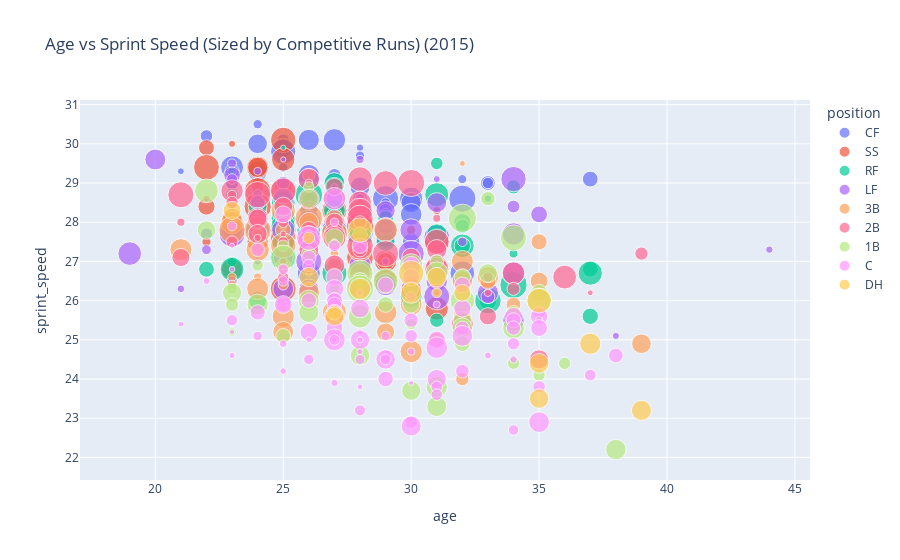

Notebook code cell kept with this figure:
### Code cell
fig = px.scatter(
    df15,
    x="age",
    y="sprint_speed",
    size="competitive_runs",
    color="position",
    hover_data=["last_name, first_name", "team"],
    title="Age vs Sprint Speed (Sized by Competitive Runs) (2015)"
)

fig.show()

### Figure 1 — Plotly figure (JSON) as saved in the notebook; plotly's stock layout.template omitted (floating-point values rounded to 4 significant figures; data arrays with more than 128 entries replaced by an {"elided": "..."} marker saying what was removed)
{"data": [{"customdata": [["Buxton, Byron", "MIN"], ["Sierra, Magneuris", "MIA"], ["Quinn, Roman", "PHI"], ["Engel, Adam", "CWS"], ["Hamilton, Billy", "CIN"], ["Bader, Harrison", "STL"], ["DeShields, Delino", "TEX"], ["Galloway, Isaac", "MIA"], ["Smith, Mallex", "TB"], ["Broxton, Keon", "MIL"], ["Margot, Manuel", "SD"], ["Zimmer, Bradley", "CLE"], ["Robles, Victor", "WSH"], ["Brinson, Lewis", "MIA"], ["Mullins, Cedric", "BAL"], ["Trout, Mike", "LAA"], ["Marisnick, Jake", "HOU"], ["Davis, Rajai", "CLE"], ["Orlando, Paulo", "KC"], ["Jones, JaCoby", "DET"], ["Fowler, Dustin", "OAK"], ["Dyson, Jarrod", "AZ"], ["Laureano, Ramón", "OAK"], ["Davis, Jonathan", "TOR"], ["Taylor, Michael A.", "WSH"], ["Young Jr., Eric", "LAA"], ["Kiermaier, Kevin", "TB"], ["Phillips, Brett", "KC"], ["Allen, Greg", "CLE"], ["Duggar, Steven", "SF"], ["Pham, Tommy", "TB"], ["Marte, Starling", "PIT"], ["Cain, Lorenzo", "MIL"], ["Toles, Andrew", "LAD"], ["Lagares, Juan", "NYM"], ["Hernández, Gorkys", "SF"], ["Heredia, Guillermo", "SEA"], ["LaMarre, Ryan", "CWS"], ["Powell, Boog", "OAK"], ["Pollock, AJ", "AZ"], ["Almonte, Abraham", "KC"], ["Hicks, Aaron", "NYY"], ["Inciarte, Ender", "ATL"], ["Pillar, Kevin", "TOR"], ["Almora Jr., Albert", "CHC"], ["Bradley Jr., Jackie", "BOS"], ["Cave, Jake", "MIN"], ["Hernández, Enrique", "LAD"], ["Tocci, Carlos", "TEX"], ["Springer, George", "HOU"], ["Happ, Ian", "CHC"], ["Blackmon, Charlie", "COL"], ["Smolinski, Jake", "OAK"], ["Canha, Mark", "OAK"], ["Goodwin, Brian", "KC"], ["Martin, Leonys", "CLE"], ["Jackson, Austin", "NYM"], ["Robinson, Drew", "TEX"], ["Jones, Adam", "BAL"], ["Herrera, Odúbel", "PHI"]], "hovertemplate": "position=CF<br>age=%{x}<br>sprint_speed=%{y}<br>competitive_runs=%{marker.size}<br>last_name, first_name=%{customdata[0]}<br>team=%{customdata[1]}<extra></extra>", "legendgroup": "CF", "marker": {"color": "#636efa", "size": [35, 64, 58, 181, 205, 155, 152, 23, 256, 34, 212, 36, 19, 159, 82, 185, 71, 101, 33, 177, 66, 87, 69, 13, 158, 52, 160, 51, 128, 65, 219, 276, 298, 14, 36, 165, 143, 76, 14, 188, 56, 198, 294, 187, 236, 213, 132, 177, 57, 278, 142, 274, 18, 161, 59, 124, 119, 29, 245, 215], "sizemode": "area", "sizeref": 0.805, "symbol": "circle"}, "mode": "markers", "name": "CF", "orientation": "v", "showlegend": true, "type": "scatter", "x": [24, 22, 25, 26, 27, 24, 25, 28, 25, 28, 23, 25, 21, 24, 23, 26, 27, 37, 32, 26, 23, 33, 23, 26, 27, 33, 28, 24, 25, 24, 30, 29, 32, 26, 29, 30, 27, 29, 25, 30, 29, 28, 27, 29, 24, 28, 25, 26, 22, 28, 23, 31, 29, 29, 27, 30, 31, 26, 32, 26], "xaxis": "x", "y": [30.5, 30.2, 30.1, 30.1, 30.1, 30.0, 29.9, 29.9, 29.8, 29.7, 29.4, 29.4, 29.3, 29.3, 29.3, 29.2, 29.2, 29.1, 29.1, 29.1, 29.0, 29.0, 29.0, 29.0, 29.0, 29.0, 28.9, 28.9, 28.9, 28.9, 28.6, 28.6, 28.6, 28.6, 28.5, 28.5, 28.4, 28.3, 28.3, 28.2, 28.2, 28.1, 27.8, 27.8, 27.8, 27.8, 27.8, 27.8, 27.7, 27.7, 27.6, 27.6, 27.6, 27.6, 27.6, 27.5, 27.5, 27.4, 26.7, 26.7], "yaxis": "y"}, {"customdata": [["Turner, Trea", "WSH"], ["Hampson, Garrett", "COL"], ["Mondesi, Adalberto", "KC"], ["Story, Trevor", "COL"], ["Swanson, Dansby", "ATL"], ["Rosario, Amed", "NYM"], ["Kingery, Scott", "PHI"], ["Newman, Kevin", "PIT"], ["Peraza, José", "CIN"], ["Anderson, Tim", "CWS"], ["Reinheimer, Jack", "NYM"], ["Taylor, Chris", "LAD"], ["Saladino, Tyler", "MIL"], ["Adames, Willy", "TB"], ["Polanco, Jorge", "MIN"], ["Lindor, Francisco", "CLE"], ["Semien, Marcus", "OAK"], ["Florimón, Pedro", "PHI"], ["Ahmed, Nick", "AZ"], ["DeJong, Paul", "STL"], ["Muñoz, Yairo", "STL"], ["Rodríguez, Ronny", "DET"], ["Gurriel Jr., Lourdes", "TOR"], ["Iglesias, Jose", "DET"], ["Crawford, J.P.", "PHI"], ["Gregorius, Didi", "NYY"], ["Díaz, Aledmys", "TOR"], ["Segura, Jean", "SEA"], ["Kozma, Pete", "DET"], ["Bogaerts, Xander", "BOS"], ["Riddle, JT", "MIA"], ["Correa, Carlos", "HOU"], ["Lin, Tzu-Wei", "BOS"], ["Mercer, Jordy", "PIT"], ["Profar, Jurickson", "TEX"], ["Escobar, Alcides", "KC"], ["Urena, Richard", "TOR"], ["Russell, Addison", "CHC"], ["Romine, Andrew", "SEA"], ["Beckham, Tim", "BAL"], ["Simmons, Andrelton", "LAA"], ["Andrus, Elvis", "TEX"], ["Hechavarría, Adeiny", "NYY"], ["Adrianza, Ehire", "MIN"], ["Galvis, Freddy", "SD"], ["Arcia, Orlando", "MIL"], ["Urshela, Gio", "TOR"], ["Sogard, Eric", "MIL"], ["Rojas, Miguel", "MIA"], ["Machado, Manny", "LAD"], ["Seager, Corey", "LAD"], ["Alberto, Hanser", "TEX"], ["Crawford, Brandon", "SF"]], "hovertemplate": "position=SS<br>age=%{x}<br>sprint_speed=%{y}<br>competitive_runs=%{marker.size}<br>last_name, first_name=%{customdata[0]}<br>team=%{customdata[1]}<extra></extra>", "legendgroup": "SS", "marker": {"color": "#EF553B", "size": [261, 21, 102, 222, 202, 271, 163, 49, 281, 249, 20, 211, 39, 119, 121, 300, 251, 28, 236, 143, 150, 82, 100, 222, 49, 230, 181, 313, 37, 270, 138, 176, 32, 149, 261, 241, 34, 183, 45, 155, 293, 200, 127, 126, 218, 180, 15, 45, 217, 270, 52, 12, 219], "sizemode": "area", "sizeref": 0.805, "symbol": "circle"}, "mode": "markers", "name": "SS", "orientation": "v", "showlegend": true, "type": "scatter", "x": [25, 23, 22, 25, 24, 22, 24, 24, 24, 25, 25, 27, 28, 22, 24, 24, 27, 31, 28, 24, 23, 26, 24, 28, 23, 28, 27, 28, 30, 25, 26, 23, 24, 31, 25, 31, 22, 24, 32, 28, 28, 29, 29, 28, 28, 23, 26, 32, 29, 25, 24, 25, 31], "xaxis": "x", "y": [30.1, 30.0, 29.9, 29.6, 29.4, 29.4, 29.4, 29.0, 28.8, 28.8, 28.7, 28.6, 28.6, 28.4, 28.4, 28.4, 28.3, 28.3, 28.2, 28.2, 28.1, 28.0, 28.0, 28.0, 28.0, 28.0, 28.0, 27.9, 27.8, 27.8, 27.8, 27.8, 27.7, 27.6, 27.6, 27.5, 27.5, 27.5, 27.5, 27.2, 27.1, 27.0, 27.0, 26.9, 26.8, 26.8, 26.7, 26.6, 26.5, 26.3, 26.1, 25.9, 25.8], "yaxis": "y"}, {"customdata": [["Brito, Sócrates", "AZ"], ["Shuck, JB", "MIA"], ["Hermosillo, Michael", "LAA"], ["Altherr, Aaron", "PHI"], ["Jankowski, Travis", "SD"], ["García, Avisaíl", "CWS"], ["Gentry, Craig", "BAL"], ["Meadows, Austin", "TB"], ["McCutchen, Andrew", "NYY"], ["Yelich, Christian", "MIL"], ["Cuevas, Noel", "COL"], ["Robinson, Shane", "NYY"], ["Herrera, Rosell", "KC"], ["Nimmo, Brandon", "NYM"], ["Williams, Nick", "PHI"], ["Reyes, Pablo", "PIT"], ["Grichuk, Randal", "TOR"], ["Puig, Yasiel", "LAD"], ["Soler, Jorge", "KC"], ["Owings, Chris", "AZ"], ["Rickard, Joey", "BAL"], ["Bonifacio, Jorge", "KC"], ["Betts, Mookie", "BOS"], ["Souza Jr., Steven", "AZ"], ["Gómez, Carlos", "TB"], ["Judge, Aaron", "NYY"], ["Guyer, Brandon", "CLE"], ["Kepler, Max", "MIN"], ["Ortega, Rafael", "MIA"], ["Thompson, Trayce", "CWS"], ["Polanco, Gregory", "PIT"], ["Haniger, Mitch", "SEA"], ["Castellanos, Nick", "DET"], ["Grossman, Robbie", "MIN"], ["Schebler, Scott", "CIN"], ["Williams, Mason", "CIN"], ["Reddick, Josh", "HOU"], ["Heyward, Jason", "CHC"], ["Harper, Bryce", "WSH"], ["Eaton, Adam", "WSH"], ["Naquin, Tyler", "CLE"], ["González, Carlos", "COL"], ["Fowler, Dexter", "STL"], ["Young, Chris", "LAA"], ["Anderson, Brian", "MIA"], ["Santander, Anthony", "BAL"], ["Santana, Domingo", "MIL"], ["Granderson, Curtis", "MIL"], ["Reyes, Franmil", "SD"], ["Mazara, Nomar", "TEX"], ["Piscotty, Stephen", "OAK"], ["Zobrist, Ben", "CHC"], ["Chisenhall, Lonnie", "CLE"], ["Markakis, Nick", "ATL"], ["Calhoun, Kole", "LAA"], ["Winker, Jesse", "CIN"], ["Cabrera, Melky", "CLE"], ["Jay, Jon", "AZ"], ["Rasmus, Colby", "BAL"], ["Bautista, José", "PHI"], ["Bruce, Jay", "NYM"]], "hovertemplate": "position=RF<br>age=%{x}<br>sprint_speed=%{y}<br>competitive_runs=%{marker.size}<br>last_name, first_name=%{customdata[0]}<br>team=%{customdata[1]}<extra></extra>", "legendgroup": "RF", "marker": {"color": "#00cc96", "size": [11, 63, 31, 97, 177, 148, 81, 68, 234, 309, 72, 24, 160, 230, 141, 30, 137, 192, 99, 113, 83, 88, 237, 98, 119, 157, 83, 238, 58, 38, 175, 250, 233, 197, 166, 54, 165, 224, 206, 145, 76, 224, 108, 33, 284, 43, 86, 99, 101, 230, 256, 236, 37, 299, 193, 128, 128, 282, 13, 108, 83], "sizemode": "area", "sizeref": 0.805, "symbol": "circle"}, "mode": "markers", "name": "RF", "orientation": "v", "showlegend": true, "type": "scatter", "x": [25, 31, 23, 27, 27, 27, 34, 23, 31, 26, 26, 33, 25, 25, 24, 24, 26, 27, 26, 26, 27, 25, 25, 29, 32, 26, 32, 25, 27, 27, 26, 27, 26, 28, 27, 26, 31, 28, 25, 29, 27, 32, 32, 34, 25, 23, 25, 37, 22, 23, 27, 37, 29, 34, 30, 24, 33, 33, 31, 37, 31], "xaxis": "x", "y": [29.9, 29.5, 29.3, 29.0, 29.0, 28.9, 28.9, 28.7, 28.7, 28.7, 28.6, 28.6, 28.5, 28.5, 28.4, 28.4, 28.3, 28.3, 28.2, 28.2, 28.2, 28.1, 28.1, 28.1, 28.0, 28.0, 27.9, 27.9, 27.9, 27.9, 27.9, 27.8, 27.8, 27.8, 27.7, 27.7, 27.7, 27.6, 27.5, 27.5, 27.5, 27.4, 27.4, 27.2, 27.1, 27.0, 26.9, 26.8, 26.8, 26.8, 26.7, 26.7, 26.5, 26.4, 26.1, 26.0, 26.0, 26.0, 25.9, 25.6, 25.5], "yaxis": "y"}, {"customdata": {"elided": "73x2 str values"}, "hovertemplate": "position=LF<br>age=%{x}<br>sprint_speed=%{y}<br>competitive_runs=%{marker.size}<br>last_name, first_name=%{customdata[0]}<br>team=%{customdata[1]}<extra></extra>", "legendgroup": "LF", "marker": {"color": "#ab63fa", "size": [11, 26, 176, 33, 25, 111, 48, 259, 20, 71, 18, 40, 173, 117, 92, 43, 159, 93, 66, 149, 130, 113, 46, 16, 50, 237, 83, 95, 83, 123, 11, 209, 204, 249, 217, 275, 202, 32, 110, 130, 15, 41, 36, 22, 137, 102, 39, 278, 225, 117, 81, 24, 161, 10, 64, 22, 273, 23, 195, 212, 186, 42, 187, 36, 176, 24, 157, 181, 77, 14, 273, 186, 21], "sizemode": "area", "sizeref": 0.805, "symbol": "circle"}, "mode": "markers", "name": "LF", "orientation": "v", "showlegend": true, "type": "scatter", "x": [25, 28, 20, 23, 24, 23, 23, 34, 31, 25, 27, 24, 25, 27, 28, 28, 31, 24, 34, 29, 26, 35, 27, 23, 24, 26, 25, 25, 26, 29, 27, 29, 30, 27, 25, 23, 34, 27, 24, 26, 24, 23, 32, 44, 26, 26, 22, 30, 19, 25, 28, 24, 25, 24, 27, 29, 26, 24, 28, 34, 31, 23, 29, 25, 25, 21, 26, 33, 33, 24, 31, 34, 38], "xaxis": "x", "y": [29.6, 29.6, 29.6, 29.5, 29.3, 29.2, 29.1, 29.1, 29.1, 29.0, 28.9, 28.7, 28.6, 28.6, 28.6, 28.6, 28.5, 28.5, 28.4, 28.3, 28.3, 28.2, 28.2, 28.2, 28.1, 28.0, 28.0, 28.0, 28.0, 27.9, 27.9, 27.8, 27.8, 27.8, 27.8, 27.7, 27.7, 27.7, 27.6, 27.6, 27.6, 27.5, 27.5, 27.3, 27.3, 27.3, 27.3, 27.2, 27.2, 27.2, 27.1, 27.1, 27.1, 27.1, 27.0, 27.0, 27.0, 27.0, 26.9, 26.7, 26.5, 26.5, 26.4, 26.4, 26.3, 26.3, 26.3, 26.2, 26.1, 26.1, 26.1, 25.5, 25.1], "yaxis": "y"}, {"customdata": [["Negrón, Kristopher", "SEA"], ["Rivera, Yadiel", "MIA"], ["Peterson, Jace", "BAL"], ["Chapman, Matt", "OAK"], ["Sánchez, Yolmer", "CWS"], ["Ward, Taylor", "LAA"], ["Myers, Wil", "SD"], ["Kiner-Falefa, Isiah", "TEX"], ["Bryant, Kris", "CHC"], ["Torres, Ramón", "KC"], ["Escobar, Eduardo", "AZ"], ["Wisdom, Patrick", "STL"], ["Bregman, Alex", "HOU"], ["Andujar, Miguel", "NYY"], ["Bote, David", "CHC"], ["Duffy, Matt", "TB"], ["Rondon, José", "CWS"], ["Reyes, José", "NYM"], ["Ramírez, José", "CLE"], ["Núñez, Renato", "BAL"], ["Candelario, Jeimer", "DET"], ["Rendon, Anthony", "WSH"], ["Devers, Rafael", "BOS"], ["Marrero, Deven", "AZ"], ["Longoria, Evan", "SF"], ["Lamb, Jake", "AZ"], ["Sanó, Miguel", "MIN"], ["Cuthbert, Cheslor", "KC"], ["Drury, Brandon", "TOR"], ["Shaw, Travis", "MIL"], ["Arroyo, Christian", "TB"], ["Farmer, Kyle", "LAD"], ["Cozart, Zack", "LAA"], ["Turner, Justin", "LAD"], ["Valentín, Jesmuel", "PHI"], ["Freese, David", "LAD"], ["Flaherty, Ryan", "ATL"], ["Valencia, Danny", "BAL"], ["Carpenter, Matt", "STL"], ["Guillorme, Luis", "NYM"], ["Davis, J.D.", "HOU"], ["Camargo, Johan", "ATL"], ["Suárez, Eugenio", "CIN"], ["Seager, Kyle", "SEA"], ["Prado, Martín", "MIA"], ["Arenado, Nolan", "COL"], ["Moustakas, Mike", "MIL"], ["Headley, Chase", "SD"], ["Villanueva, Christian", "SD"], ["Frazier, Todd", "NYM"], ["Franco, Maikel", "PHI"], ["Donaldson, Josh", "CLE"], ["Moran, Colin", "PIT"], ["Gyorko, Jedd", "STL"], ["Sandoval, Pablo", "SF"], ["Beltré, Adrian", "TEX"], ["Solarte, Yangervis", "TOR"], ["Valbuena, Luis", "LAA"]], "hovertemplate": "position=3B<br>age=%{x}<br>sprint_speed=%{y}<br>competitive_runs=%{marker.size}<br>last_name, first_name=%{customdata[0]}<br>team=%{customdata[1]}<extra></extra>", "legendgroup": "3B", "marker": {"color": "#FFA15A", "size": [14, 62, 94, 235, 310, 40, 121, 205, 155, 18, 230, 15, 296, 284, 99, 280, 42, 105, 257, 98, 220, 226, 195, 31, 193, 98, 83, 40, 33, 175, 30, 23, 97, 186, 27, 129, 87, 106, 169, 35, 42, 196, 183, 189, 86, 235, 207, 17, 97, 127, 197, 80, 175, 131, 91, 155, 198, 72], "sizemode": "area", "sizeref": 0.805, "symbol": "circle"}, "mode": "markers", "name": "3B", "orientation": "v", "showlegend": true, "type": "scatter", "x": [32, 26, 28, 25, 26, 24, 27, 23, 26, 25, 29, 26, 24, 23, 25, 27, 24, 35, 25, 24, 24, 28, 21, 27, 32, 27, 25, 25, 25, 28, 23, 27, 32, 33, 24, 35, 31, 33, 32, 23, 25, 24, 26, 30, 34, 27, 29, 34, 27, 32, 25, 32, 25, 29, 31, 39, 30, 32], "xaxis": "x", "y": [29.5, 29.2, 28.4, 28.3, 28.1, 28.1, 28.1, 28.0, 28.0, 27.9, 27.8, 27.8, 27.8, 27.8, 27.8, 27.7, 27.7, 27.5, 27.4, 27.3, 27.3, 27.3, 27.3, 27.2, 27.0, 26.9, 26.9, 26.9, 26.8, 26.7, 26.6, 26.6, 26.6, 26.6, 26.6, 26.5, 26.5, 26.5, 26.5, 26.4, 26.4, 26.3, 26.2, 25.9, 25.9, 25.7, 25.7, 25.7, 25.7, 25.6, 25.6, 25.4, 25.2, 25.2, 25.0, 24.9, 24.7, 24.0], "yaxis": "y"}, {"customdata": {"elided": "69x2 str values"}, "hovertemplate": "position=2B<br>age=%{x}<br>sprint_speed=%{y}<br>competitive_runs=%{marker.size}<br>last_name, first_name=%{customdata[0]}<br>team=%{customdata[1]}<extra></extra>", "legendgroup": "2B", "marker": {"color": "#FF6692", "size": [188, 244, 248, 25, 297, 122, 272, 202, 35, 273, 281, 20, 174, 215, 61, 143, 243, 178, 26, 279, 136, 132, 68, 27, 46, 117, 16, 99, 31, 148, 174, 21, 212, 44, 202, 69, 253, 59, 68, 288, 164, 85, 161, 71, 277, 140, 132, 24, 171, 174, 123, 235, 35, 205, 44, 228, 49, 55, 249, 170, 69, 19, 14, 23, 30, 168, 120, 197, 149], "sizemode": "area", "sizeref": 0.805, "symbol": "circle"}, "mode": "markers", "name": "2B", "orientation": "v", "showlegend": true, "type": "scatter", "x": [26, 28, 29, 26, 30, 27, 25, 23, 23, 21, 24, 22, 26, 28, 23, 25, 28, 24, 31, 28, 24, 27, 28, 21, 25, 26, 25, 26, 26, 24, 27, 24, 27, 25, 26, 26, 31, 23, 26, 28, 31, 28, 26, 39, 29, 30, 21, 25, 27, 31, 31, 31, 26, 34, 33, 36, 25, 30, 28, 30, 34, 31, 37, 33, 27, 27, 33, 32, 35], "xaxis": "x", "y": [29.1, 29.1, 29.0, 29.0, 29.0, 28.9, 28.8, 28.8, 28.7, 28.7, 28.7, 28.6, 28.6, 28.5, 28.5, 28.4, 28.3, 28.1, 28.1, 28.1, 28.1, 28.0, 28.0, 28.0, 28.0, 27.8, 27.7, 27.7, 27.7, 27.7, 27.7, 27.6, 27.6, 27.5, 27.5, 27.5, 27.5, 27.5, 27.4, 27.4, 27.3, 27.3, 27.3, 27.2, 27.2, 27.1, 27.1, 27.0, 26.9, 26.9, 26.8, 26.8, 26.8, 26.7, 26.6, 26.6, 26.6, 26.5, 26.4, 26.3, 26.3, 26.2, 26.2, 26.2, 26.1, 25.6, 25.6, 25.4, 24.5], "yaxis": "y"}, {"customdata": [["Dixon, Brandon", "CIN"], ["Bellinger, Cody", "LAD"], ["Adduci, James", "DET"], ["Dozier, Hunter", "KC"], ["Desmond, Ian", "COL"], ["Bauers, Jake", "TB"], ["Miller, Brad", "MIL"], ["Gurriel, Yuli", "HOU"], ["Muncy, Max", "LAD"], ["Cooper, Garrett", "MIA"], ["Osuna, José", "PIT"], ["Austin, Tyler", "MIN"], ["Bell, Josh", "PIT"], ["Thames, Eric", "MIL"], ["O'Hearn, Ryan", "KC"], ["Goldschmidt, Paul", "AZ"], ["Zimmerman, Ryan", "WSH"], ["Abreu, José", "CWS"], ["Freeman, Freddie", "ATL"], ["Marte, Jefry", "LAA"], ["Walker, Neil", "NYY"], ["Hicks, John", "DET"], ["Martínez, José A.", "STL"], ["Motter, Taylor", "MIN"], ["O'Brien, Peter", "MIA"], ["Morrison, Logan", "MIN"], ["Smith, Dominic", "NYM"], ["Voit, Luke", "NYY"], ["Hosmer, Eric", "SD"], ["Guzmán, Ronald", "TEX"], ["Pearce, Steve", "BOS"], ["Healy, Ryon", "SEA"], ["Garcia, Aramis", "SF"], ["Mauer, Joe", "MIN"], ["Santana, Carlos", "PHI"], ["McMahon, Ryan", "COL"], ["Adams, Matt", "STL"], ["Olson, Matt", "OAK"], ["Belt, Brandon", "SF"], ["Vogelbach, Daniel", "SEA"], ["White, Tyler", "HOU"], ["Ramirez, Hanley", "BOS"], ["Flores, Wilmer", "NYM"], ["Rizzo, Anthony", "CHC"], ["Davis, Chris", "BAL"], ["Fernández, José Miguel", "LAA"], ["Votto, Joey", "CIN"], ["Moreland, Mitch", "BOS"], ["Tellez, Rowdy", "TOR"], ["Bird, Greg", "NYY"], ["Duda, Lucas", "ATL"], ["Aguilar, Jesús", "MIL"], ["Reynolds, Mark", "WSH"], ["González, Adrián", "NYM"], ["Cabrera, Miguel", "DET"], ["Smoak, Justin", "TOR"], ["Bour, Justin", "PHI"], ["Alonso, Yonder", "CLE"], ["Pujols, Albert", "LAA"]], "hovertemplate": "position=1B<br>age=%{x}<br>sprint_speed=%{y}<br>competitive_runs=%{marker.size}<br>last_name, first_name=%{customdata[0]}<br>team=%{customdata[1]}<extra></extra>", "legendgroup": "1B", "marker": {"color": "#B6E880", "size": [44, 227, 83, 142, 322, 138, 85, 274, 145, 15, 54, 83, 247, 74, 53, 216, 144, 205, 278, 97, 112, 111, 255, 17, 21, 98, 47, 48, 307, 149, 115, 177, 11, 252, 244, 71, 99, 182, 118, 24, 80, 76, 163, 220, 136, 49, 190, 164, 28, 87, 98, 153, 60, 61, 61, 183, 147, 162, 168], "sizemode": "area", "sizeref": 0.805, "symbol": "circle"}, "mode": "markers", "name": "1B", "orientation": "v", "showlegend": true, "type": "scatter", "x": [26, 22, 33, 26, 32, 22, 28, 34, 27, 27, 25, 26, 25, 31, 24, 30, 33, 31, 28, 27, 32, 28, 29, 28, 27, 30, 23, 27, 28, 23, 35, 26, 25, 35, 32, 23, 29, 24, 30, 25, 27, 34, 26, 28, 32, 30, 34, 32, 23, 25, 32, 28, 34, 36, 35, 31, 30, 31, 38], "xaxis": "x", "y": [28.9, 28.8, 28.6, 28.6, 28.1, 27.8, 27.7, 27.6, 27.6, 27.5, 27.4, 27.2, 27.1, 27.0, 26.9, 26.9, 26.7, 26.7, 26.7, 26.6, 26.6, 26.5, 26.5, 26.5, 26.4, 26.3, 26.3, 26.3, 26.3, 26.2, 26.2, 26.0, 26.0, 26.0, 26.0, 25.9, 25.9, 25.9, 25.9, 25.8, 25.7, 25.7, 25.7, 25.6, 25.5, 25.4, 25.3, 25.3, 25.2, 25.1, 24.9, 24.6, 24.4, 24.4, 24.1, 23.8, 23.7, 23.3, 22.2], "yaxis": "y"}, {"customdata": {"elided": "92x2 str values"}, "hovertemplate": "position=C<br>age=%{x}<br>sprint_speed=%{y}<br>competitive_runs=%{marker.size}<br>last_name, first_name=%{customdata[0]}<br>team=%{customdata[1]}<extra></extra>", "legendgroup": "C", "marker": {"color": "#FF97FF", "size": [202, 117, 27, 37, 243, 10, 96, 55, 75, 81, 21, 61, 128, 47, 13, 119, 114, 42, 19, 101, 104, 138, 16, 41, 98, 97, 100, 20, 92, 89, 127, 142, 120, 67, 101, 94, 122, 127, 90, 82, 23, 51, 14, 82, 114, 112, 81, 16, 123, 11, 173, 35, 44, 64, 34, 123, 149, 14, 191, 14, 15, 48, 61, 24, 188, 23, 15, 88, 15, 20, 56, 40, 23, 43, 153, 48, 75, 19, 56, 149, 96, 10, 21, 54, 63, 14, 53, 49, 66, 173, 162, 44], "sizemode": "area", "sizeref": 0.805, "symbol": "circle"}, "mode": "markers", "name": "C", "orientation": "v", "showlegend": true, "type": "scatter", "x": [27, 25, 27, 23, 26, 23, 28, 27, 24, 26, 30, 26, 30, 25, 23, 27, 30, 25, 22, 32, 29, 27, 28, 30, 27, 26, 27, 31, 25, 27, 25, 28, 32, 35, 27, 24, 35, 34, 34, 30, 35, 23, 21, 34, 35, 27, 32, 28, 26, 23, 32, 24, 27, 30, 29, 31, 28, 26, 27, 27, 28, 27, 34, 25, 31, 30, 28, 38, 23, 33, 29, 28, 34, 26, 29, 29, 32, 25, 37, 31, 29, 30, 27, 31, 35, 28, 31, 28, 30, 35, 30, 34], "xaxis": "x", "y": [28.6, 28.2, 28.0, 27.9, 27.6, 27.4, 27.4, 27.4, 27.3, 27.1, 27.0, 26.9, 26.9, 26.8, 26.8, 26.6, 26.6, 26.5, 26.5, 26.4, 26.4, 26.3, 26.2, 26.1, 26.0, 26.0, 26.0, 25.9, 25.9, 25.9, 25.9, 25.8, 25.8, 25.7, 25.7, 25.7, 25.6, 25.6, 25.5, 25.5, 25.5, 25.5, 25.4, 25.3, 25.3, 25.3, 25.3, 25.2, 25.2, 25.2, 25.1, 25.1, 25.1, 25.1, 25.1, 25.0, 25.0, 25.0, 25.0, 25.0, 25.0, 25.0, 24.9, 24.9, 24.8, 24.7, 24.7, 24.6, 24.6, 24.6, 24.6, 24.5, 24.5, 24.5, 24.5, 24.5, 24.2, 24.2, 24.1, 24.0, 24.0, 23.9, 23.9, 23.8, 23.8, 23.8, 23.6, 23.2, 22.9, 22.9, 22.8, 22.7], "yaxis": "y"}, {"customdata": [["Ohtani, Shohei", "LAA"], ["Stanton, Giancarlo", "NYY"], ["Díaz, Yandy", "CLE"], ["Martinez, J.D.", "BOS"], ["Gattis, Evan", "HOU"], ["Palka, Daniel", "CWS"], ["Cron, C.J.", "TB"], ["Álvarez, Pedro", "BAL"], ["Trumbo, Mark", "BAL"], ["Davis, Khris", "OAK"], ["Choo, Shin-Soo", "TEX"], ["Choi, Ji Man", "TB"], ["Davidson, Matt", "CWS"], ["Cruz, Nelson", "SEA"], ["Encarnación, Edwin", "CLE"], ["Morales, Kendrys", "TOR"], ["Martinez, Victor", "DET"]], "hovertemplate": "position=DH<br>age=%{x}<br>sprint_speed=%{y}<br>competitive_runs=%{marker.size}<br>last_name, first_name=%{customdata[0]}<br>team=%{customdata[1]}<extra></extra>", "legendgroup": "DH", "marker": {"color": "#FECB52", "size": [129, 240, 56, 260, 151, 150, 187, 38, 116, 176, 242, 80, 139, 183, 156, 153, 163], "sizemode": "area", "sizeref": 0.805, "symbol": "circle"}, "mode": "markers", "name": "DH", "orientation": "v", "showlegend": true, "type": "scatter", "x": [23, 28, 26, 30, 31, 26, 28, 31, 32, 30, 35, 27, 27, 37, 35, 35, 39], "xaxis": "x", "y": [28.3, 27.8, 27.6, 26.7, 26.6, 26.6, 26.3, 26.2, 26.2, 26.2, 26.0, 25.7, 25.6, 24.9, 24.4, 23.5, 23.2], "yaxis": "y"}], "layout": {"legend": {"itemsizing": "constant", "title": {"text": "position"}, "tracegroupgap": 0}, "title": {"text": "Age vs Sprint Speed (Sized by Competitive Runs) (2015)"}, "xaxis": {"anchor": "y", "domain": [0, 1], "title": {"text": "age"}}, "yaxis": {"anchor": "x", "domain": [0, 1], "title": {"text": "sprint_speed"}}}}
